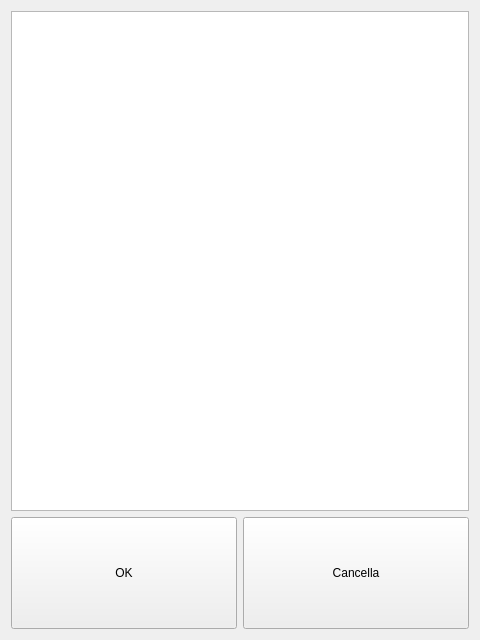
<?xml version="1.0" encoding="UTF-8"?>
<ui version="4.0">
 <class>Test</class>
 <widget class="QWidget" name="Test">
  <property name="geometry">
   <rect>
    <x>0</x>
    <y>0</y>
    <width>480</width>
    <height>640</height>
   </rect>
  </property>
  <property name="windowTitle">
   <string>Form</string>
  </property>
  <layout class="QVBoxLayout" name="verticalLayout">
   <item>
    <widget class="QTableView" name="tableRoster">
     <property name="sizePolicy">
      <sizepolicy hsizetype="MinimumExpanding" vsizetype="MinimumExpanding">
       <horstretch>0</horstretch>
       <verstretch>0</verstretch>
      </sizepolicy>
     </property>
     <property name="minimumSize">
      <size>
       <width>0</width>
       <height>500</height>
      </size>
     </property>
    </widget>
   </item>
   <item>
    <layout class="QHBoxLayout" name="horizontalLayout">
     <property name="sizeConstraint">
      <enum>QLayout::SetDefaultConstraint</enum>
     </property>
     <item>
      <widget class="QPushButton" name="pushButtonOK">
       <property name="sizePolicy">
        <sizepolicy hsizetype="MinimumExpanding" vsizetype="MinimumExpanding">
         <horstretch>0</horstretch>
         <verstretch>0</verstretch>
        </sizepolicy>
       </property>
       <property name="maximumSize">
        <size>
         <width>16777215</width>
         <height>150</height>
        </size>
       </property>
       <property name="text">
        <string>OK</string>
       </property>
      </widget>
     </item>
     <item>
      <widget class="QPushButton" name="pushButtonCancel">
       <property name="sizePolicy">
        <sizepolicy hsizetype="MinimumExpanding" vsizetype="MinimumExpanding">
         <horstretch>0</horstretch>
         <verstretch>0</verstretch>
        </sizepolicy>
       </property>
       <property name="maximumSize">
        <size>
         <width>16777215</width>
         <height>150</height>
        </size>
       </property>
       <property name="text">
        <string>Cancella</string>
       </property>
      </widget>
     </item>
    </layout>
   </item>
  </layout>
 </widget>
 <resources/>
 <connections/>
</ui>
